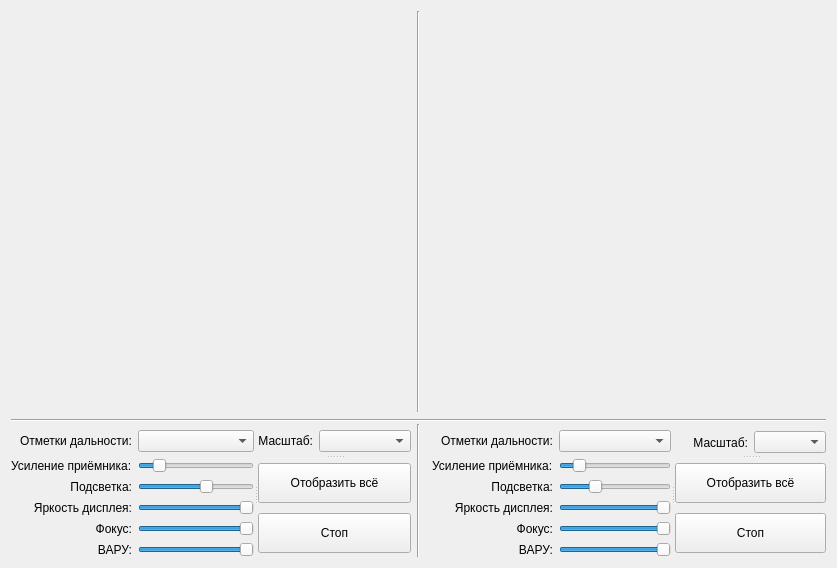
<?xml version="1.0" encoding="UTF-8"?>
<ui version="4.0">
 <class>IndicatorPRL</class>
 <widget class="QWidget" name="IndicatorPRL">
  <property name="geometry">
   <rect>
    <x>0</x>
    <y>0</y>
    <width>837</width>
    <height>568</height>
   </rect>
  </property>
  <property name="windowTitle">
   <string>Индикатор ПРЛ</string>
  </property>
  <layout class="QGridLayout" name="gridLayout_3">
   <item row="0" column="0">
    <layout class="QGridLayout" name="EquiangularLayout">
     <item row="1" column="0">
      <widget class="EquiangularTriangleLocator" name="RenderEquiangularIndicator" native="true">
       <property name="sizePolicy">
        <sizepolicy hsizetype="Preferred" vsizetype="Expanding">
         <horstretch>0</horstretch>
         <verstretch>0</verstretch>
        </sizepolicy>
       </property>
       <property name="minimumSize">
        <size>
         <width>400</width>
         <height>400</height>
        </size>
       </property>
       <zorder>formLayoutWidget</zorder>
      </widget>
     </item>
    </layout>
   </item>
   <item row="0" column="1">
    <widget class="Line" name="line">
     <property name="orientation">
      <enum>Qt::Vertical</enum>
     </property>
    </widget>
   </item>
   <item row="0" column="2" colspan="2">
    <layout class="QGridLayout" name="ReightTriangleLayout">
     <item row="0" column="0">
      <widget class="RightTriangleLocator" name="RenderRightTriangleIndicator" native="true">
       <property name="sizePolicy">
        <sizepolicy hsizetype="Preferred" vsizetype="Expanding">
         <horstretch>0</horstretch>
         <verstretch>0</verstretch>
        </sizepolicy>
       </property>
       <property name="minimumSize">
        <size>
         <width>400</width>
         <height>400</height>
        </size>
       </property>
       <property name="maximumSize">
        <size>
         <width>516</width>
         <height>400</height>
        </size>
       </property>
      </widget>
     </item>
    </layout>
   </item>
   <item row="1" column="0" rowspan="2" colspan="4">
    <widget class="Line" name="line_2">
     <property name="orientation">
      <enum>Qt::Horizontal</enum>
     </property>
    </widget>
   </item>
   <item row="2" column="1" rowspan="2" colspan="2">
    <widget class="Line" name="line_3">
     <property name="orientation">
      <enum>Qt::Vertical</enum>
     </property>
    </widget>
   </item>
   <item row="3" column="0">
    <widget class="QSplitter" name="splitter_2">
     <property name="orientation">
      <enum>Qt::Horizontal</enum>
     </property>
     <widget class="QWidget" name="">
      <layout class="QFormLayout" name="formLayout_2">
       <property name="labelAlignment">
        <set>Qt::AlignRight|Qt::AlignTrailing|Qt::AlignVCenter</set>
       </property>
       <item row="0" column="0">
        <widget class="QLabel" name="LabelRangeMarksEquiangular">
         <property name="text">
          <string>Отметки дальности:</string>
         </property>
        </widget>
       </item>
       <item row="0" column="1">
        <widget class="QComboBox" name="SelectRangeMarksEquiangular">
         <property name="cursor">
          <cursorShape>ArrowCursor</cursorShape>
         </property>
        </widget>
       </item>
       <item row="1" column="0">
        <widget class="QLabel" name="LabelTrashIntensityEquiangular">
         <property name="text">
          <string>Усиление приёмника:</string>
         </property>
        </widget>
       </item>
       <item row="1" column="1">
        <widget class="QSlider" name="ChangeTrashIntensityEquiangular">
         <property name="minimum">
          <number>1</number>
         </property>
         <property name="maximum">
          <number>30</number>
         </property>
         <property name="pageStep">
          <number>1</number>
         </property>
         <property name="value">
          <number>5</number>
         </property>
         <property name="orientation">
          <enum>Qt::Horizontal</enum>
         </property>
        </widget>
       </item>
       <item row="2" column="0">
        <widget class="QLabel" name="LabelDisplayLightningEquiangular">
         <property name="text">
          <string>Подсветка:</string>
         </property>
         <property name="alignment">
          <set>Qt::AlignRight|Qt::AlignTrailing|Qt::AlignVCenter</set>
         </property>
        </widget>
       </item>
       <item row="2" column="1">
        <widget class="QSlider" name="ChangeDisplayLightningEquiangular">
         <property name="cursor">
          <cursorShape>ArrowCursor</cursorShape>
         </property>
         <property name="maximum">
          <number>100</number>
         </property>
         <property name="singleStep">
          <number>1</number>
         </property>
         <property name="value">
          <number>60</number>
         </property>
         <property name="orientation">
          <enum>Qt::Horizontal</enum>
         </property>
        </widget>
       </item>
       <item row="3" column="0">
        <widget class="QLabel" name="LabelBrightnessEquiangular">
         <property name="text">
          <string>Яркость дисплея:</string>
         </property>
         <property name="alignment">
          <set>Qt::AlignRight|Qt::AlignTrailing|Qt::AlignVCenter</set>
         </property>
        </widget>
       </item>
       <item row="3" column="1">
        <widget class="QSlider" name="ChangeIndicatorBrightnessEquiangular">
         <property name="cursor">
          <cursorShape>ArrowCursor</cursorShape>
         </property>
         <property name="maximum">
          <number>100</number>
         </property>
         <property name="singleStep">
          <number>1</number>
         </property>
         <property name="value">
          <number>100</number>
         </property>
         <property name="orientation">
          <enum>Qt::Horizontal</enum>
         </property>
        </widget>
       </item>
       <item row="4" column="0">
        <widget class="QLabel" name="LabelFocusEquiangular">
         <property name="text">
          <string>Фокус:</string>
         </property>
         <property name="alignment">
          <set>Qt::AlignRight|Qt::AlignTrailing|Qt::AlignVCenter</set>
         </property>
        </widget>
       </item>
       <item row="4" column="1">
        <widget class="QSlider" name="ChangeIndicatorFocusEquiangular">
         <property name="cursor">
          <cursorShape>ArrowCursor</cursorShape>
         </property>
         <property name="maximum">
          <number>100</number>
         </property>
         <property name="singleStep">
          <number>1</number>
         </property>
         <property name="value">
          <number>100</number>
         </property>
         <property name="orientation">
          <enum>Qt::Horizontal</enum>
         </property>
        </widget>
       </item>
       <item row="5" column="0">
        <widget class="QLabel" name="LabelVARUEquiangular">
         <property name="text">
          <string>ВАРУ:</string>
         </property>
         <property name="alignment">
          <set>Qt::AlignRight|Qt::AlignTrailing|Qt::AlignVCenter</set>
         </property>
        </widget>
       </item>
       <item row="5" column="1">
        <widget class="QSlider" name="ChangeIndicatorVARUEquiangular">
         <property name="cursor">
          <cursorShape>ArrowCursor</cursorShape>
         </property>
         <property name="maximum">
          <number>100</number>
         </property>
         <property name="singleStep">
          <number>1</number>
         </property>
         <property name="value">
          <number>100</number>
         </property>
         <property name="orientation">
          <enum>Qt::Horizontal</enum>
         </property>
        </widget>
       </item>
      </layout>
     </widget>
     <widget class="QSplitter" name="splitter">
      <property name="orientation">
       <enum>Qt::Vertical</enum>
      </property>
      <widget class="QWidget" name="">
       <layout class="QFormLayout" name="formLayout_3">
        <property name="labelAlignment">
         <set>Qt::AlignRight|Qt::AlignTrailing|Qt::AlignVCenter</set>
        </property>
        <item row="0" column="0">
         <widget class="QLabel" name="LabelScaleEquiangular">
          <property name="text">
           <string>Масштаб:</string>
          </property>
          <property name="alignment">
           <set>Qt::AlignRight|Qt::AlignTrailing|Qt::AlignVCenter</set>
          </property>
         </widget>
        </item>
        <item row="0" column="1">
         <widget class="QComboBox" name="SelectScaleEquiangular">
          <property name="cursor">
           <cursorShape>ArrowCursor</cursorShape>
          </property>
         </widget>
        </item>
       </layout>
      </widget>
      <widget class="QWidget" name="">
       <layout class="QVBoxLayout" name="verticalLayout">
        <item>
         <widget class="QPushButton" name="ChangeViewStateAllEquiangular">
          <property name="minimumSize">
           <size>
            <width>0</width>
            <height>40</height>
           </size>
          </property>
          <property name="cursor">
           <cursorShape>ArrowCursor</cursorShape>
          </property>
          <property name="text">
           <string>Отобразить всё</string>
          </property>
         </widget>
        </item>
        <item>
         <widget class="QPushButton" name="ChangeLocatorStateEquiangular">
          <property name="minimumSize">
           <size>
            <width>0</width>
            <height>40</height>
           </size>
          </property>
          <property name="cursor">
           <cursorShape>ArrowCursor</cursorShape>
          </property>
          <property name="text">
           <string>Стоп</string>
          </property>
         </widget>
        </item>
       </layout>
      </widget>
     </widget>
    </widget>
   </item>
   <item row="3" column="3">
    <widget class="QSplitter" name="splitter_4">
     <property name="orientation">
      <enum>Qt::Horizontal</enum>
     </property>
     <widget class="QWidget" name="">
      <layout class="QFormLayout" name="formLayout_4">
       <property name="labelAlignment">
        <set>Qt::AlignRight|Qt::AlignTrailing|Qt::AlignVCenter</set>
       </property>
       <item row="0" column="0">
        <widget class="QLabel" name="LabelRangeMarksRightTriangle">
         <property name="text">
          <string>Отметки дальности:</string>
         </property>
        </widget>
       </item>
       <item row="0" column="1">
        <widget class="QComboBox" name="SelectRangeMarksRightTriangle">
         <property name="cursor">
          <cursorShape>ArrowCursor</cursorShape>
         </property>
        </widget>
       </item>
       <item row="1" column="0">
        <widget class="QLabel" name="LabelTrashIntensityRightTriangle">
         <property name="text">
          <string>Усиление приёмника:</string>
         </property>
        </widget>
       </item>
       <item row="1" column="1">
        <widget class="QSlider" name="ChangeTrashIntensityRightTriangle">
         <property name="minimum">
          <number>1</number>
         </property>
         <property name="maximum">
          <number>30</number>
         </property>
         <property name="pageStep">
          <number>1</number>
         </property>
         <property name="value">
          <number>5</number>
         </property>
         <property name="orientation">
          <enum>Qt::Horizontal</enum>
         </property>
        </widget>
       </item>
       <item row="2" column="0">
        <widget class="QLabel" name="LabelDisplayLightningEquiangular_2">
         <property name="text">
          <string>Подсветка:</string>
         </property>
         <property name="alignment">
          <set>Qt::AlignRight|Qt::AlignTrailing|Qt::AlignVCenter</set>
         </property>
        </widget>
       </item>
       <item row="2" column="1">
        <widget class="QSlider" name="ChangeDisplayLightningRightTriangle">
         <property name="cursor">
          <cursorShape>ArrowCursor</cursorShape>
         </property>
         <property name="maximum">
          <number>100</number>
         </property>
         <property name="singleStep">
          <number>1</number>
         </property>
         <property name="value">
          <number>30</number>
         </property>
         <property name="orientation">
          <enum>Qt::Horizontal</enum>
         </property>
        </widget>
       </item>
       <item row="3" column="0">
        <widget class="QLabel" name="LabelBrightnessRightTriangle">
         <property name="text">
          <string>Яркость дисплея:</string>
         </property>
         <property name="alignment">
          <set>Qt::AlignRight|Qt::AlignTrailing|Qt::AlignVCenter</set>
         </property>
        </widget>
       </item>
       <item row="3" column="1">
        <widget class="QSlider" name="ChangeIndicatorBrightnessRightTriangle">
         <property name="cursor">
          <cursorShape>ArrowCursor</cursorShape>
         </property>
         <property name="maximum">
          <number>100</number>
         </property>
         <property name="singleStep">
          <number>1</number>
         </property>
         <property name="value">
          <number>100</number>
         </property>
         <property name="orientation">
          <enum>Qt::Horizontal</enum>
         </property>
        </widget>
       </item>
       <item row="4" column="0">
        <widget class="QLabel" name="LabelFocusRightTriangle">
         <property name="text">
          <string>Фокус:</string>
         </property>
         <property name="alignment">
          <set>Qt::AlignRight|Qt::AlignTrailing|Qt::AlignVCenter</set>
         </property>
        </widget>
       </item>
       <item row="4" column="1">
        <widget class="QSlider" name="ChangeIndicatorFocusRightTriangle">
         <property name="cursor">
          <cursorShape>ArrowCursor</cursorShape>
         </property>
         <property name="maximum">
          <number>100</number>
         </property>
         <property name="singleStep">
          <number>1</number>
         </property>
         <property name="value">
          <number>100</number>
         </property>
         <property name="orientation">
          <enum>Qt::Horizontal</enum>
         </property>
        </widget>
       </item>
       <item row="5" column="0">
        <widget class="QLabel" name="LabelVARURightTriangle">
         <property name="text">
          <string>ВАРУ:</string>
         </property>
         <property name="alignment">
          <set>Qt::AlignRight|Qt::AlignTrailing|Qt::AlignVCenter</set>
         </property>
        </widget>
       </item>
       <item row="5" column="1">
        <widget class="QSlider" name="ChangeIndicatorVARURightTriangle">
         <property name="cursor">
          <cursorShape>ArrowCursor</cursorShape>
         </property>
         <property name="maximum">
          <number>100</number>
         </property>
         <property name="singleStep">
          <number>1</number>
         </property>
         <property name="value">
          <number>100</number>
         </property>
         <property name="orientation">
          <enum>Qt::Horizontal</enum>
         </property>
        </widget>
       </item>
      </layout>
     </widget>
     <widget class="QSplitter" name="splitter_3">
      <property name="orientation">
       <enum>Qt::Vertical</enum>
      </property>
      <widget class="QWidget" name="">
       <layout class="QHBoxLayout" name="horizontalLayout">
        <item>
         <widget class="QLabel" name="LabelScaleRightTriangle">
          <property name="text">
           <string>Масштаб:</string>
          </property>
          <property name="alignment">
           <set>Qt::AlignRight|Qt::AlignTrailing|Qt::AlignVCenter</set>
          </property>
         </widget>
        </item>
        <item>
         <widget class="QComboBox" name="SelectScaleRightTriangle">
          <property name="cursor">
           <cursorShape>ArrowCursor</cursorShape>
          </property>
         </widget>
        </item>
       </layout>
      </widget>
      <widget class="QWidget" name="">
       <layout class="QVBoxLayout" name="verticalLayout_2">
        <item>
         <widget class="QPushButton" name="ChangeViewStateAllRightTriangle">
          <property name="minimumSize">
           <size>
            <width>0</width>
            <height>40</height>
           </size>
          </property>
          <property name="cursor">
           <cursorShape>ArrowCursor</cursorShape>
          </property>
          <property name="text">
           <string>Отобразить всё</string>
          </property>
         </widget>
        </item>
        <item>
         <widget class="QPushButton" name="ChangeLocatorStateRightTriangle">
          <property name="minimumSize">
           <size>
            <width>0</width>
            <height>40</height>
           </size>
          </property>
          <property name="cursor">
           <cursorShape>ArrowCursor</cursorShape>
          </property>
          <property name="text">
           <string>Стоп</string>
          </property>
         </widget>
        </item>
       </layout>
      </widget>
     </widget>
    </widget>
   </item>
  </layout>
  <zorder>line</zorder>
  <zorder>line_2</zorder>
  <zorder>line_3</zorder>
  <zorder>LabelRangeMarksEquiangular</zorder>
  <zorder>SelectRangeMarksEquiangular</zorder>
  <zorder>SelectScaleEquiangular</zorder>
  <zorder>LabelScaleEquiangular</zorder>
  <zorder>LabelTrashIntensityEquiangular</zorder>
  <zorder>ChangeTrashIntensityEquiangular</zorder>
  <zorder>ChangeIndicatorBrightnessEquiangular</zorder>
  <zorder>ChangeIndicatorFocusEquiangular</zorder>
  <zorder>LabelBrightnessEquiangular</zorder>
  <zorder>LabelFocusEquiangular</zorder>
  <zorder>ChangeLocatorStateEquiangular</zorder>
  <zorder>ChangeViewStateAllEquiangular</zorder>
  <zorder>ChangeViewStateAllRightTriangle</zorder>
  <zorder>LabelRangeMarksRightTriangle</zorder>
  <zorder>SelectScaleRightTriangle</zorder>
  <zorder>SelectRangeMarksRightTriangle</zorder>
  <zorder>ChangeTrashIntensityRightTriangle</zorder>
  <zorder>ChangeLocatorStateRightTriangle</zorder>
  <zorder>LabelBrightnessRightTriangle</zorder>
  <zorder>ChangeIndicatorBrightnessRightTriangle</zorder>
  <zorder>LabelFocusRightTriangle</zorder>
  <zorder>LabelTrashIntensityRightTriangle</zorder>
  <zorder>LabelScaleRightTriangle</zorder>
  <zorder>ChangeIndicatorFocusRightTriangle</zorder>
  <zorder>LabelDisplayLightningEquiangular</zorder>
  <zorder>ChangeDisplayLightningEquiangular</zorder>
  <zorder>LabelVARUEquiangular</zorder>
  <zorder>ChangeIndicatorVARUEquiangular</zorder>
  <zorder>ChangeDisplayLightningRightTriangle</zorder>
  <zorder>LabelDisplayLightningEquiangular_2</zorder>
  <zorder>ChangeIndicatorVARURightTriangle</zorder>
  <zorder>LabelVARURightTriangle</zorder>
  <zorder>gridLayoutWidget</zorder>
  <zorder>gridLayoutWidget</zorder>
  <zorder>gridLayoutWidget</zorder>
  <zorder>gridLayoutWidget_2</zorder>
  <zorder>verticalSpacer</zorder>
  <zorder>horizontalSpacer</zorder>
  <zorder>verticalSpacer_2</zorder>
  <zorder>horizontalSpacer_2</zorder>
  <zorder>splitter_2</zorder>
 </widget>
 <customwidgets>
  <customwidget>
   <class>EquiangularTriangleLocator</class>
   <extends>QWidget</extends>
   <header>equiangulartrianglelocator.h</header>
   <container>1</container>
  </customwidget>
  <customwidget>
   <class>RightTriangleLocator</class>
   <extends>QWidget</extends>
   <header>righttrianglelocator.h</header>
   <container>1</container>
  </customwidget>
 </customwidgets>
 <resources/>
 <connections/>
</ui>
